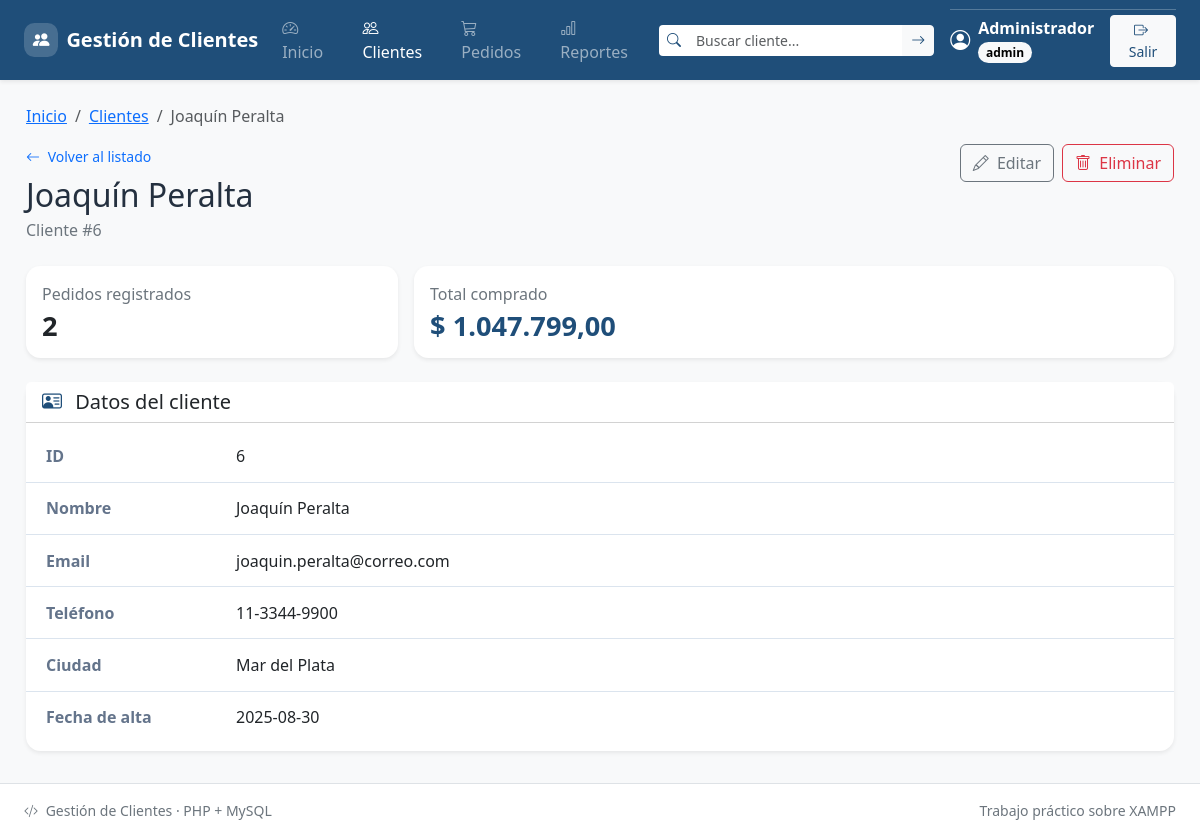
Screenshot of /clientes/ver.php?id=6 (signed in) with the database file from the repository.
### tables this page shows
CREATE TABLE `clientes` (
  `id` int(11) NOT NULL,
  `nombre` varchar(80) NOT NULL,
  `email` varchar(120) NOT NULL,
  `telefono` varchar(30) DEFAULT NULL,
  `ciudad` varchar(60) DEFAULT NULL,
  `fecha_alta` date NOT NULL
);

### includes/funciones.php (called while the page is built, shortened)
<?php
function e($texto): string
{
    return htmlspecialchars(
        (string) ($texto ?? ''),
        ENT_QUOTES | ENT_SUBSTITUTE,
        'UTF-8'
    );
}
    ?>

### includes/auth.php (called while the page is built, shortened)
<?php
function esAdmin(): bool
{
    return ($_SESSION['rol'] ?? '') === 'admin';
}

### clientes/ver.php (the view, shortened to what this page needs)
<?php
require_once __DIR__ . '/../config/conexion.php';
require_once __DIR__ . '/../includes/auth.php';
require_once __DIR__ . '/../includes/funciones.php';
$id = filter_input(INPUT_GET, 'id', FILTER_VALIDATE_INT);
$id = ($id !== false && $id !== null && $id > 0) ? (int) $id : 0;
try {
    $stmt = $pdo->prepare(
        'SELECT id, nombre, email, telefono, ciudad, fecha_alta
         FROM clientes
         WHERE id = :id
         LIMIT 1'
    );
    $stmt->execute([':id' => $id]);
    $cliente = $stmt->fetch();
    $stmtPedidos = $pdo->prepare(
        'SELECT COUNT(*) AS cantidad, COALESCE(SUM(importe), 0) AS total
         FROM pedidos
         WHERE cliente_id = :id'
    );
    $stmtPedidos->execute([':id' => $id]);
    $resumen = $stmtPedidos->fetch() ?: ['cantidad' => 0, 'total' => 0];
} catch (PDOException $error) {
    registrar_error($error, 'clientes/ver');
    http_response_code(500);
    exit('No se pudo consultar el cliente.');
}
require_once __DIR__ . '/../includes/header.php';
require_once __DIR__ . '/../includes/menu.php';
require_once __DIR__ . '/../includes/breadcrumbs.php';
?>
<main id="contenidoPrincipal" class="contenedor">
    <div class="d-flex flex-column flex-md-row justify-content-between
                align-items-md-start gap-3 mb-4">
        <div>
            <a href="listar.php" class="small text-decoration-none">
                <i class="bi bi-arrow-left me-1" aria-hidden="true"></i>
                Volver al listado
            </a>
            <h2 class="mt-2 mb-1"><?= e($cliente['nombre']) ?></h2>
            <p class="text-secondary mb-0">
                Cliente #<?= (int) $cliente['id'] ?>
            </p>
        </div>
        <?php if (esAdmin()): ?>
            <div class="d-flex gap-2 align-self-start">
                <a href="editar.php?id=<?= (int) $cliente['id'] ?>"
                   class="btn btn-outline-secondary">
                    <i class="bi bi-pencil me-1" aria-hidden="true"></i>
                    Editar
                </a>
                <button type="button"
                        class="btn btn-outline-danger"
                        data-bs-toggle="modal"
                        data-bs-target="#modalEliminar"
                        data-id="<?= (int) $cliente['id'] ?>"
                        data-nombre="<?= e($cliente['nombre']) ?>"
                        data-action="eliminar.php">
                    <i class="bi bi-trash me-1" aria-hidden="true"></i>
                    Eliminar
                </button>
            </div>
        <?php endif; ?>
    </div>
    <div class="row g-3 mb-4">
        <div class="col-12 col-md-4">
            <div class="card border-0 shadow-sm h-100">
                <div class="card-body">
                    <p class="text-secondary mb-1">Pedidos registrados</p>
                    <p class="indicador-valor mb-0"><?= (int) $resumen['cantidad'] ?></p>
                </div>
            </div>
        </div>
        <div class="col-12 col-md-8">
            <div class="card border-0 shadow-sm h-100">
                <div class="card-body">
                    <p class="text-secondary mb-1">Total comprado</p>
                    <p class="indicador-valor mb-0 text-primary">
                        $ <?= e(number_format((float) $resumen['total'], 2, ',', '.')) ?>
                    </p>
                </div>
            </div>
        </div>
    </div>
    <div class="card border-0 shadow-sm">
        <div class="card-header bg-white">
            <h3 class="h5 mb-0">
                <i class="bi bi-person-vcard me-2 text-primary" aria-hidden="true"></i>
                Datos del cliente
            </h3>
        </div>
        <dl class="ficha">
            <dt>ID</dt>
            <dd><?= (int) $cliente['id'] ?></dd>
            <dt>Nombre</dt>
            <dd><?= e($cliente['nombre']) ?></dd>
            <dt>Email</dt>
            <dd><?= e($cliente['email']) ?></dd>
            <dt>Teléfono</dt>
            <dd><?= e($cliente['telefono'] ?? '') ?></dd>
            <dt>Ciudad</dt>
            <dd><?= e($cliente['ciudad'] ?? '') ?></dd>
            <dt>Fecha de alta</dt>
            <dd><?= e($cliente['fecha_alta']) ?></dd>
        </dl>
    </div>
</main>
<?php
require_once __DIR__ . '/../includes/footer.php';
?>

### css/estilos.css (style rules this page uses)
:root { --gc-primary: #1f4e79; --gc-primary-dark: #163d5f; --gc-primary-soft: #e8f1fb; --gc-surface: #ffffff; --gc-page: #f2f5f9; --gc-text: #24303f; --gc-muted: #64748b; --gc-border: #dbe4ee; --gc-radius: 0.9rem; --gc-shadow: 0 0.5rem 1.5rem rgba(31, 78, 121, 0.08); }
body { font-family: "Segoe UI", Tahoma, Arial, sans-serif; color: var(--gc-text); background-color: var(--gc-page); }
.text-primary { color: var(--gc-primary) !important; }
.contenedor { width: 100%; max-width: 1180px; margin: 0 auto; padding: 1.5rem 1rem 2rem; }
main.contenedor { flex: 1 0 auto; }
.tarjeta, .card { border-radius: var(--gc-radius); }
.indicador-valor { font-size: clamp(1.7rem, 2vw, 2.25rem); font-weight: 700; line-height: 1.15; white-space: nowrap; font-variant-numeric: tabular-nums; }
.ficha { display: grid; grid-template-columns: minmax(130px, 190px) minmax(0, 1fr); gap: 0; margin: 0; padding: 0.5rem 0; }
.ficha dt, .ficha dd { margin: 0; padding: 0.85rem 1.25rem; border-bottom: 1px solid var(--gc-border); }
.ficha dt { color: var(--gc-muted); font-weight: 600; }
.ficha dd { font-weight: 500; overflow-wrap: anywhere; }
.ficha dt:last-of-type, .ficha dd:last-of-type { border-bottom: 0; }

### rows the page displays
clientes: nombre "Joaquín Peralta", id "6", email "joaquin.peralta@correo.com", telefono "11-3344-9900", ciudad "Mar del Plata", fecha_alta "2025-08-30"

### other values shown
$nombreUsuario "Administrador"
$rol "admin"
$texto "Inicio"
$texto "Clientes"
$texto "Joaquín Peralta"
$resumen['cantidad'] "2"
$resumen['total'] "1.047.799,00"
